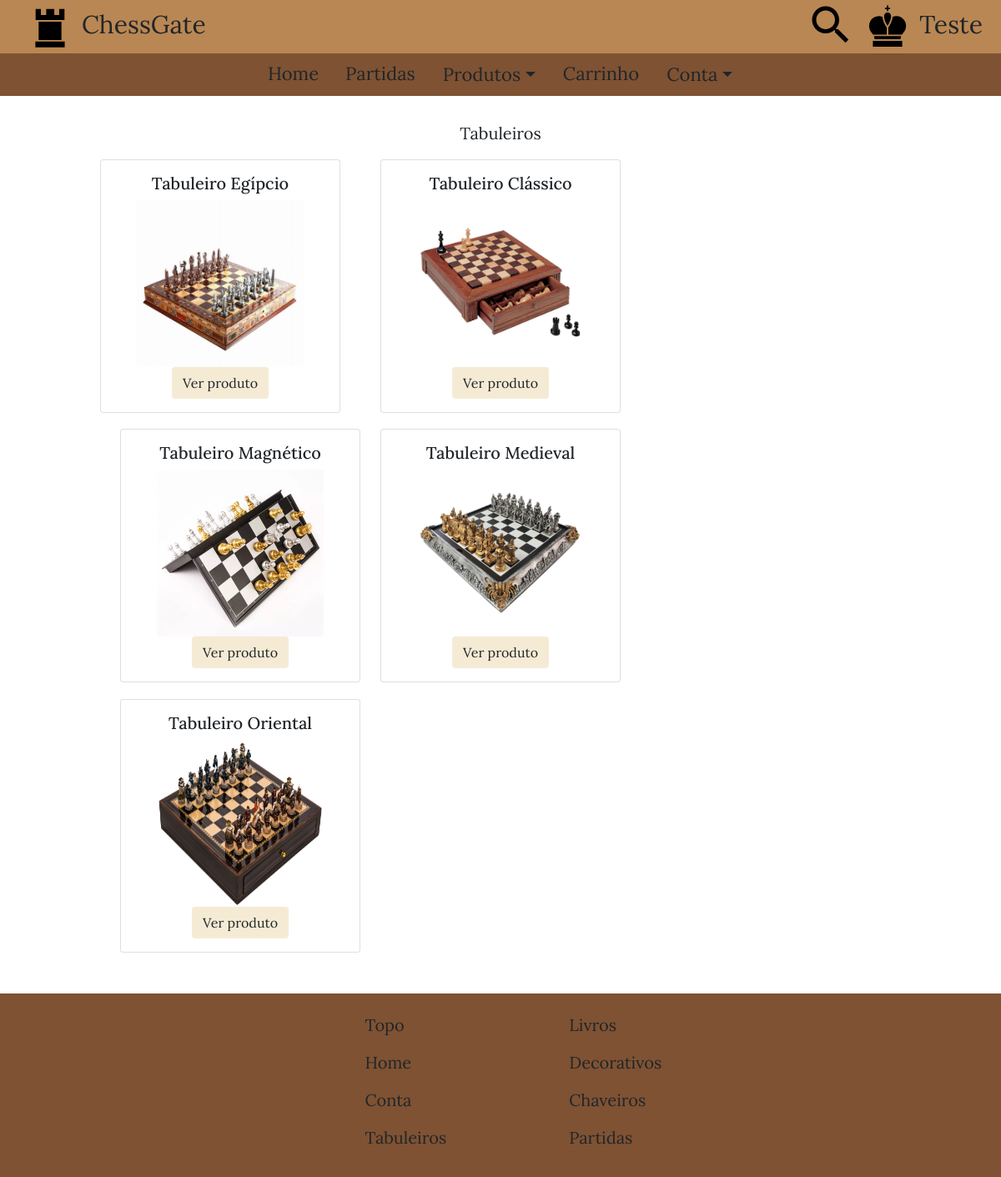
/src/templates/produtos/vitrine.php?categoria=100 (signed in), run on the app's committed database.
### tables this page shows
CREATE TABLE `produto` (
  `cod_produto` int(11) NOT NULL,
  `cod_categoria` int(11) NOT NULL,
  `titulo` varchar(20) NOT NULL,
  `preco` decimal(6,2) NOT NULL,
  `imagemURL` varchar(500) NOT NULL,
  PRIMARY KEY (`cod_produto`),
  KEY `cod_categoria` (`cod_categoria`),
  CONSTRAINT `produto_ibfk_1` FOREIGN KEY (`cod_categoria`) REFERENCES `categoria` (`cod_categoria`) ON DELETE CASCADE
);

### src/templates/produtos/vitrine.php (the view, shortened to what this page needs)
<?php
    if (isset ($_SESSION["logado"])) {
        $nome = $_SESSION["nome"];
        $logado = $_SESSION["logado"];
    }
    $cod_categoria = $_GET["categoria"];
    if ($_GET["categoria"]==100) {
        $categoria = "Tabuleiros";
        $categoriaQuery = "tabuleiro";
    }
    $conexao = mysqli_connect ($servidor, $usuario, $senhaBanco, $banco);
    if (!$conexao)
        die ("Conexão falhou: " . mysqli_connection_error ());
    else {
        $query = "SELECT p.cod_produto, p.titulo, p.imagemURL
        FROM produto p INNER JOIN $categoriaQuery t ON p.cod_produto = t.cod_produto
        WHERE p.cod_categoria=$cod_categoria;";
        $resultado = mysqli_query ($conexao, $query);
    }
    function proximo (int $i) {
        return fmod ($i,3) + 1;
    }
?>
<!DOCTYPE html>
<html lang="pt-BR">
    <head>
        <link rel="stylesheet" href="../../styles/estilos.css" />
        <link href="https://cdn.jsdelivr.net/npm/bootstrap@5.0.0-beta3/dist/css/bootstrap.min.css" rel="stylesheet">
    </head>
    <body id="topo">
        <div class="container-fluid px-0">
            <header>
                <div id="cabecalho">
                    <div id="menu_superior_esquerda">
                        <a href="../home.php">
                            <img src="../../../assets/images/icons/logo_icone.svg" type="image/svg" alt="Logomarca" />
                            ChessGate
                        </a>
                    </div>
                    <div id="menu_superior_direita">
                        <span class="pesquisar_icon">
                            <img src="../../../assets/images/icons/busca_icone.svg" type="image/svg" alt="Ícone de pesquisa" />
                        </span>
                        <a href="../conta/entrar.php">
                            <img src="../../../assets/images/icons/usuario_icone.svg" type="image/svg" alt="Ícone do usuário" />
                            <?php
                                if ($logado) {
                                    echo $nome;
                                }
                                else
                                    echo "Entrar";
                            ?>
                        </a>
                    </div>
                </div>
                <div id="menu_navegacao">
                    <ul class="nav justify-content-center">
                        <li id="link_home" class="nav-item">
                            <a class="nav-link" href="../home.php">Home</a>
                        </li>
                        <li id="link_partidas" class="nav-item">
                            <a class="nav-link" href="../partidas.php">Partidas</a>
                        </li>
                        <li id="link_produtos" class="nav-item">
                            <div class="dropdown">
                                <a class="nav-link btn dropdown-toggle" href="#" role="button" id="dropdownProdutos" data-bs-toggle="dropdown" aria-expanded="false">Produtos</a>
                            </div>
                        </li>
                        <li id="link_carrinho" class="nav-item">
                            <a class="nav-link" href="../carrinho.php">Carrinho</a>
                        </li>
                        <li id="link_conta" class="nav-item">
                            <div class="dropdown">
                                <a class="nav-link btn dropdown-toggle" href="#" role="button" id="dropdownConta" data-bs-toggle="dropdown" aria-expanded="false">Conta</a>
                            </div>
                        </li>
                    </ul>
                </div>
            </header>
            <main>
                <div id="conteudo" class="prod <?php if ($categoria=="Livros") echo "liv"; ?>">
                    <p style="text-align: center;"><?php echo $categoria; ?></p>
                    <?php
                        $i = 0;
                        while ($linha = mysqli_fetch_assoc ($resultado)) {
                            $titulo = $linha["titulo"];
                            $imagemPath = $linha["imagemURL"];
                            $cod_produto = $linha["cod_produto"];
                            if (proximo($i)==1)
                                $classe = "pri_col";
                            else if (proximo($i)==2)
                                $classe = "seg_col";
                            else if (proximo($i)==3)
                                $classe = "ter_col";
                            $i++;
                            echo  "<div id='$classe'>
                                <div class='card'>
                                    <div class='card-body' style='text-align: center;'>
                                        <h5 class='card-title'>$titulo</h5>
                                        <img src='$imagemPath' alt='$titulo' />
                                        <a href='produto.php?cod_produto=$cod_produto' class='btn'>Ver produto</a>
                                    </div>
                                </div>
                            </div>";
                        }
                    ?>
                </div>
            </main>
            <footer>
                <div id="rodape">
                    <div id="conteudo_rodape">
                        <div id="p_col">
                            <ul>
                                <li><a href="#topo">Topo</a></li>
                                <li><a href="../home.php">Home</a></li>
                                <?php
                                    if ($logado)
                                        echo "<li><a href='../conta/perfil.php'>Conta</a></li>";
                                    else
                                        echo "<li><a href='../conta/entrar.php'>Entrar</a></li>";
                                ?>
                                <li><a href="vitrine.php?categoria=100">Tabuleiros</a></li>
                            </ul>
                        </div>
                        <div id="s_col">
                            <ul>
                                <li><a href="vitrine.php?categoria=200">Livros</a></li>
                                <li><a href="vitrine.php?categoria=300">Decorativos</a></li>
                                <li><a href="vitrine.php?categoria=400">Chaveiros</a></li>
                                <li><a href="../partidas.php">Partidas</a></li>
                            </ul>
                        </div>
                    </div>
                </div>
            </footer>
        </div>
    </body>
</html>

### src/styles/estilos.css (style rules this page uses)
body { margin: 0; width: 100%; }
.container-fluid { font-family: Lora; font-size: 22px; }
.container-fluid #cabecalho #menu_superior_esquerda a { color: #212529; text-decoration: none; }
.container-fluid #cabecalho #menu_superior_direita a { color: #212529; text-decoration: none; }
.container-fluid #cabecalho { background-color: #B98753; width: 100%; z-index: 1000; }
.container-fluid #menu_navegacao { background-color: #7E5233; width: 100%; z-index: 1000; }
.container-fluid #conteudo { width: 80%; position: relative; margin-left: 10%; margin-right: auto; text-align: center; margin-top: 7.5%; z-index: 750; display: inline-table; font-size: 20px; }
.container-fluid #cabecalho #menu_superior_esquerda { margin-left: 2.5%; width: 47.5%; display: inline-table; }
.container-fluid #cabecalho #menu_superior_direita { width: 47.5%; margin-right: auto; display: inline-table; text-align: right; }
.container-fluid #menu_navegacao a { color: #212529; font-size: 22px; }
.container-fluid #rodape { width: 100%; margin-top: 2.5%; background-color: #7E5233; bottom: 0; }
.container-fluid #rodape #conteudo_rodape { display: inline-table; width: 90%; margin-top: 1%; margin-left: 5%; margin-right: auto; }
.container-fluid #rodape #conteudo_rodape ul { list-style: none; float: left; margin-left: 10%; }
.container-fluid #rodape #conteudo_rodape #s_col { width: 33.3%; display: inline-table; }
.container-fluid #rodape #conteudo_rodape a { font-size: 20px; color: #212529; text-decoration: none; }
.container-fluid #conteudo.prod #pri_col { width: 100%; display: inline-table; float: left; margin-bottom: 5%; }
.container-fluid #conteudo.prod img { width: 200px; height: 200px; }
.container-fluid #conteudo.prod #seg_col { width: 100%; display: inline-table; float: left; margin-bottom: 5%; }
.container-fluid #conteudo.prod #ter_col { width: 100%; display: inline-table; float: left; margin-bottom: 5%; }
.container-fluid #conteudo.prod .card a { background-color: #F5EBD5; }
@media only screen and (min-width: 992px) and (max-width: 1200px) { .container-fluid #cabecalho img { width: 60px; height: 60px; margin-bottom: 0.75%; } }
@media only screen and (min-width: 992px) and (max-width: 1200px) { .container-fluid { font-size: 28px; } }
@media only screen and (min-width: 992px) and (max-width: 1200px) { .container-fluid #conteudo { margin-top: 2.5%; } }
@media only screen and (min-width: 992px) and (max-width: 1200px) { .container-fluid #rodape #conteudo_rodape ul { margin-left: 30%; } }
@media only screen and (min-width: 992px) and (max-width: 1200px) { .container-fluid #conteudo.prod #pri_col { width: 47.5%; display: inline-table; float: left; margin-right: 2.5%; margin-bottom: 2%; } }
@media only screen and (min-width: 992px) and (max-width: 1200px) { .container-fluid #conteudo.prod #seg_col { width: 47.5%; display: inline-table; float: left; margin-left: 2.5%; margin-bottom: 2%; } }
@media only screen and (min-width: 992px) and (max-width: 1200px) { .container-fluid #conteudo.prod #ter_col { width: 47.5%; display: inline-table; float: left; margin-right: 2.5%; margin-bottom: 2%; } }
@media only screen and (min-width: 1200px) { .container-fluid #cabecalho img { width: 60px; height: 60px; margin-bottom: 0.75%; } }
@media only screen and (min-width: 1200px) { .container-fluid { font-size: 30px; } }
@media only screen and (min-width: 1200px) { .container-fluid #conteudo { margin-top: 2.5%; } }
@media only screen and (min-width: 1200px) { .container-fluid #rodape #conteudo_rodape ul { margin-left: 32%; } }
@media only screen and (min-width: 1200px) { .container-fluid #conteudo.prod #pri_col { width: 30%; display: inline-table; float: left; margin-right: 2.5%; margin-bottom: 2%; } }
@media only screen and (min-width: 1200px) { .container-fluid #conteudo.prod #seg_col { width: 30%; display: inline-table; float: left; margin-left: 2.5%; margin-right: 2.5%; margin-bottom: 2%; } }
@media only screen and (min-width: 1200px) { .container-fluid #conteudo.prod #ter_col { width: 30%; display: inline-table; float: left; margin-left: 2.5%; margin-bottom: 2%; } }

### data on the page
produto: titulo "Tabuleiro Egípcio", imagemURL (picture)
produto: titulo "Tabuleiro Clássico", imagemURL (picture)
produto: titulo "Tabuleiro Magnético", imagemURL (picture)
produto: titulo "Tabuleiro Medieval", imagemURL (picture)
produto: titulo "Tabuleiro Oriental", imagemURL (picture)

### other printed values
$nome "Teste"
$categoria "Tabuleiros"
